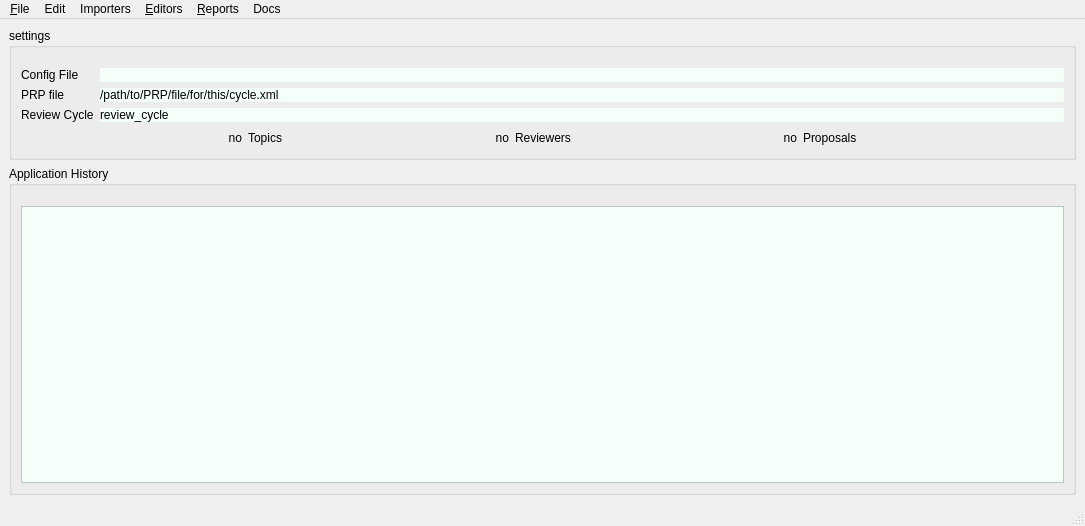
<?xml version="1.0" encoding="UTF-8"?>
<ui version="4.0">
 <class>MainWindow</class>
 <widget class="QMainWindow" name="MainWindow">
  <property name="geometry">
   <rect>
    <x>0</x>
    <y>0</y>
    <width>1085</width>
    <height>526</height>
   </rect>
  </property>
  <property name="windowTitle">
   <string>Assign_GUP main window</string>
  </property>
  <widget class="QWidget" name="centralwidget">
   <layout class="QVBoxLayout" name="verticalLayout">
    <item>
     <widget class="QGroupBox" name="settings_box">
      <property name="title">
       <string>settings</string>
      </property>
      <layout class="QGridLayout" name="gridLayout">
       <property name="topMargin">
        <number>20</number>
       </property>
       <item row="0" column="0">
        <layout class="QFormLayout" name="formLayout">
         <property name="fieldGrowthPolicy">
          <enum>QFormLayout::AllNonFixedFieldsGrow</enum>
         </property>
         <item row="0" column="0">
          <widget class="QLabel" name="label_2">
           <property name="text">
            <string>Config File</string>
           </property>
          </widget>
         </item>
         <item row="0" column="1">
          <widget class="QLabel" name="rcfile">
           <property name="styleSheet">
            <string notr="true">background: #F5FFFA</string>
           </property>
           <property name="text">
            <string/>
           </property>
          </widget>
         </item>
         <item row="2" column="0">
          <widget class="QLabel" name="label_3">
           <property name="text">
            <string>PRP file</string>
           </property>
          </widget>
         </item>
         <item row="2" column="1">
          <widget class="QLabel" name="prp_file">
           <property name="styleSheet">
            <string notr="true">background: #F5FFFA</string>
           </property>
           <property name="text">
            <string>/path/to/PRP/file/for/this/cycle.xml</string>
           </property>
          </widget>
         </item>
         <item row="3" column="0">
          <widget class="QLabel" name="label">
           <property name="text">
            <string>Review Cycle</string>
           </property>
          </widget>
         </item>
         <item row="3" column="1">
          <widget class="QLabel" name="review_cycle">
           <property name="styleSheet">
            <string notr="true">background: #F5FFFA</string>
           </property>
           <property name="text">
            <string>review_cycle</string>
           </property>
          </widget>
         </item>
        </layout>
       </item>
       <item row="1" column="0">
        <layout class="QHBoxLayout" name="horizontalLayout">
         <item>
          <spacer name="horizontalSpacer_3">
           <property name="orientation">
            <enum>Qt::Horizontal</enum>
           </property>
           <property name="sizeHint" stdset="0">
            <size>
             <width>40</width>
             <height>20</height>
            </size>
           </property>
          </spacer>
         </item>
         <item>
          <widget class="QLabel" name="num_topics">
           <property name="text">
            <string>no</string>
           </property>
           <property name="alignment">
            <set>Qt::AlignRight|Qt::AlignTrailing|Qt::AlignVCenter</set>
           </property>
          </widget>
         </item>
         <item>
          <widget class="QLabel" name="label_6">
           <property name="text">
            <string>Topics</string>
           </property>
          </widget>
         </item>
         <item>
          <spacer name="horizontalSpacer_2">
           <property name="orientation">
            <enum>Qt::Horizontal</enum>
           </property>
           <property name="sizeHint" stdset="0">
            <size>
             <width>40</width>
             <height>20</height>
            </size>
           </property>
          </spacer>
         </item>
         <item>
          <widget class="QLabel" name="num_reviewers">
           <property name="text">
            <string>no</string>
           </property>
           <property name="alignment">
            <set>Qt::AlignRight|Qt::AlignTrailing|Qt::AlignVCenter</set>
           </property>
          </widget>
         </item>
         <item>
          <widget class="QLabel" name="label_9">
           <property name="text">
            <string>Reviewers</string>
           </property>
          </widget>
         </item>
         <item>
          <spacer name="horizontalSpacer">
           <property name="orientation">
            <enum>Qt::Horizontal</enum>
           </property>
           <property name="sizeHint" stdset="0">
            <size>
             <width>40</width>
             <height>20</height>
            </size>
           </property>
          </spacer>
         </item>
         <item>
          <widget class="QLabel" name="num_proposals">
           <property name="text">
            <string>no</string>
           </property>
           <property name="alignment">
            <set>Qt::AlignRight|Qt::AlignTrailing|Qt::AlignVCenter</set>
           </property>
          </widget>
         </item>
         <item>
          <widget class="QLabel" name="label_4">
           <property name="text">
            <string>Proposals</string>
           </property>
          </widget>
         </item>
         <item>
          <spacer name="horizontalSpacer_4">
           <property name="orientation">
            <enum>Qt::Horizontal</enum>
           </property>
           <property name="sizeHint" stdset="0">
            <size>
             <width>40</width>
             <height>20</height>
            </size>
           </property>
          </spacer>
         </item>
        </layout>
       </item>
      </layout>
     </widget>
    </item>
    <item>
     <layout class="QVBoxLayout" name="verticalLayout_2">
      <item>
       <widget class="QGroupBox" name="groupBox">
        <property name="title">
         <string>Application History</string>
        </property>
        <layout class="QVBoxLayout" name="verticalLayout_3">
         <property name="topMargin">
          <number>20</number>
         </property>
         <item>
          <widget class="QPlainTextEdit" name="history">
           <property name="minimumSize">
            <size>
             <width>0</width>
             <height>100</height>
            </size>
           </property>
           <property name="styleSheet">
            <string notr="true">background: #F5FFFA</string>
           </property>
           <property name="lineWrapMode">
            <enum>QPlainTextEdit::NoWrap</enum>
           </property>
           <property name="readOnly">
            <bool>true</bool>
           </property>
          </widget>
         </item>
        </layout>
       </widget>
      </item>
     </layout>
    </item>
   </layout>
  </widget>
  <widget class="QMenuBar" name="menubar">
   <property name="geometry">
    <rect>
     <x>0</x>
     <y>0</y>
     <width>1085</width>
     <height>38</height>
    </rect>
   </property>
   <widget class="QMenu" name="menuFile">
    <property name="title">
     <string>&amp;File</string>
    </property>
    <addaction name="actionNew_PRP_Project"/>
    <addaction name="separator"/>
    <addaction name="actionOpen"/>
    <addaction name="actionSave"/>
    <addaction name="actionSaveAs"/>
    <addaction name="separator"/>
    <addaction name="actionReset_settings"/>
    <addaction name="separator"/>
    <addaction name="actionExit"/>
   </widget>
   <widget class="QMenu" name="menuDocs">
    <property name="title">
     <string>Docs</string>
    </property>
    <addaction name="actionAgupInfo"/>
   </widget>
   <widget class="QMenu" name="menuEdit">
    <property name="title">
     <string>Edit</string>
    </property>
    <addaction name="actionUndo"/>
    <addaction name="separator"/>
    <addaction name="actionCut"/>
    <addaction name="actionCopy"/>
    <addaction name="actionPaste"/>
    <addaction name="separator"/>
    <addaction name="actionSelect_All"/>
   </widget>
   <widget class="QMenu" name="menuReports">
    <property name="title">
     <string>&amp;Reports</string>
    </property>
    <addaction name="actionSummary"/>
    <addaction name="separator"/>
    <addaction name="actionAssignments"/>
    <addaction name="actionAnalysis_grid"/>
    <addaction name="separator"/>
    <addaction name="actionLetters"/>
   </widget>
   <widget class="QMenu" name="menuImporters">
    <property name="title">
     <string>Importers</string>
    </property>
    <addaction name="actionImport_Topics"/>
    <addaction name="actionImport_Reviewers"/>
    <addaction name="actionImport_Proposals"/>
   </widget>
   <widget class="QMenu" name="menuEditors">
    <property name="title">
     <string>&amp;Editors</string>
    </property>
    <addaction name="actionEdit_Topics"/>
    <addaction name="actionEdit_Reviewers"/>
    <addaction name="actionEdit_proposals"/>
    <addaction name="separator"/>
    <addaction name="actionEdit_Email_Template"/>
   </widget>
   <addaction name="menuFile"/>
   <addaction name="menuEdit"/>
   <addaction name="menuImporters"/>
   <addaction name="menuEditors"/>
   <addaction name="menuReports"/>
   <addaction name="menuDocs"/>
  </widget>
  <widget class="QStatusBar" name="statusbar"/>
  <action name="actionAgupInfo">
   <property name="text">
    <string>AGUP Info ...</string>
   </property>
   <property name="toolTip">
    <string>AGUP info, docs, and license</string>
   </property>
  </action>
  <action name="actionExit">
   <property name="text">
    <string>E&amp;xit</string>
   </property>
  </action>
  <action name="actionOpen">
   <property name="text">
    <string>&amp;Open PRP file ...</string>
   </property>
   <property name="toolTip">
    <string>Open PRP File</string>
   </property>
   <property name="shortcut">
    <string>Ctrl+O</string>
   </property>
  </action>
  <action name="actionNew_PRP_Project">
   <property name="text">
    <string>New PRP Project ...</string>
   </property>
   <property name="toolTip">
    <string>New PRP Project</string>
   </property>
   <property name="shortcut">
    <string>Ctrl+N</string>
   </property>
  </action>
  <action name="actionSave_settings">
   <property name="text">
    <string>Save settings</string>
   </property>
   <property name="shortcut">
    <string>Ctrl+Alt+S</string>
   </property>
  </action>
  <action name="actionImport_Proposals">
   <property name="text">
    <string>&amp;Import Proposals ...</string>
   </property>
   <property name="toolTip">
    <string>Import Proposals</string>
   </property>
  </action>
  <action name="actionSave">
   <property name="text">
    <string>&amp;Save</string>
   </property>
   <property name="shortcut">
    <string>Ctrl+S</string>
   </property>
  </action>
  <action name="actionSaveAs">
   <property name="text">
    <string>Save &amp;As ...</string>
   </property>
  </action>
  <action name="actionEdit_Topics">
   <property name="text">
    <string>Edit Topics ...</string>
   </property>
   <property name="shortcut">
    <string>Ctrl+T</string>
   </property>
  </action>
  <action name="actionEdit_proposals">
   <property name="text">
    <string>Edit Proposals ...</string>
   </property>
   <property name="shortcut">
    <string>Ctrl+E</string>
   </property>
  </action>
  <action name="actionEdit_Reviewers">
   <property name="text">
    <string>Edit Reviewers ...</string>
   </property>
   <property name="shortcut">
    <string>Ctrl+R</string>
   </property>
  </action>
  <action name="actionImport_Reviewers">
   <property name="text">
    <string>Import Reviewers ...</string>
   </property>
  </action>
  <action name="actionReset_settings">
   <property name="text">
    <string>Reset Settings</string>
   </property>
  </action>
  <action name="actionImport_Topics">
   <property name="text">
    <string>Import Topics ...</string>
   </property>
  </action>
  <action name="actionUndo">
   <property name="text">
    <string>Undo</string>
   </property>
   <property name="shortcut">
    <string>Ctrl+Z</string>
   </property>
  </action>
  <action name="actionCut">
   <property name="text">
    <string>Cut</string>
   </property>
   <property name="shortcut">
    <string>Ctrl+X</string>
   </property>
  </action>
  <action name="actionCopy">
   <property name="text">
    <string>Copy</string>
   </property>
   <property name="shortcut">
    <string>Ctrl+C</string>
   </property>
  </action>
  <action name="actionPaste">
   <property name="text">
    <string>Paste</string>
   </property>
   <property name="shortcut">
    <string>Ctrl+V</string>
   </property>
  </action>
  <action name="actionSelect_All">
   <property name="text">
    <string>Select All</string>
   </property>
   <property name="shortcut">
    <string>Ctrl+A</string>
   </property>
  </action>
  <action name="actionSummary">
   <property name="text">
    <string>Summary ...</string>
   </property>
  </action>
  <action name="actionLetters">
   <property name="text">
    <string>Email Letters ...</string>
   </property>
  </action>
  <action name="actionAssignments">
   <property name="text">
    <string>Assignments ...</string>
   </property>
  </action>
  <action name="actionAnalysis_grid">
   <property name="text">
    <string>Analysis grid ...</string>
   </property>
  </action>
  <action name="actionEdit_Email_Template">
   <property name="text">
    <string>Edit Email Template ...</string>
   </property>
  </action>
 </widget>
 <resources/>
 <connections/>
</ui>
